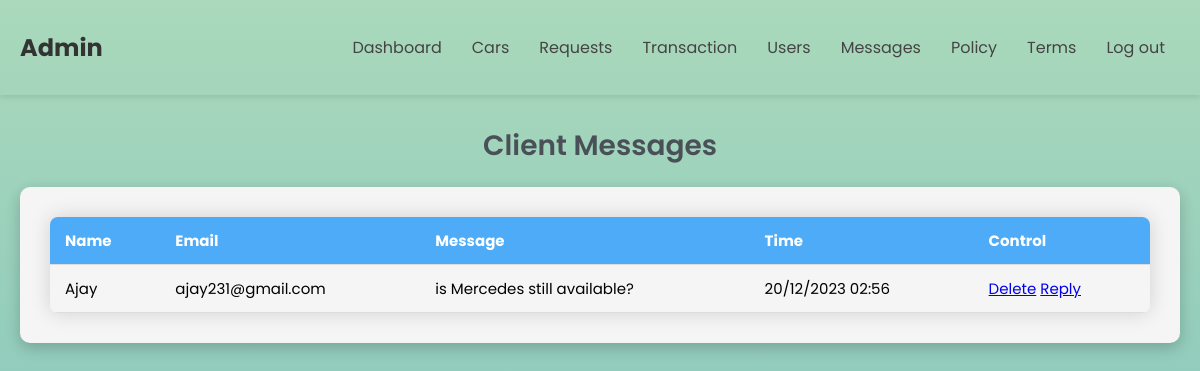
/admin/message.php (signed in), run on the app's committed database.
### tables this page shows
CREATE TABLE `messages` (
  `message_id` int(11) NOT NULL,
  `name` varchar(255) NOT NULL,
  `email` varchar(255) NOT NULL,
  `message` text NOT NULL,
  `time` timestamp NOT NULL DEFAULT current_timestamp()
);

### admin/message.php (the view, shortened to what this page needs)
<!DOCTYPE html>
<html lang="en">
  <head>
    <link rel="stylesheet" href="../css/responsive.css" type="text/css"/>
  </head>
  <body>
    <?php
      include 'menu.php';
    ?>
    <main>
      <section class="admin-table">
        <h2>Client Messages</h2>
        <div class="table-card">
          <?php
            include '../includes/config.php';
            $select = "SELECT * FROM messages ORDER BY message_id DESC";
            $result = $conn->query($select);
          ?>
          <div class="table-container">
            <table width="100%">
              <tr>
                <th>Name</th>
                <th>Email</th>
                <th>Message</th>
                <th>Time</th>
                <th>Control</th>
              </tr>
              <?php
              while ($row = $result->fetch_assoc()) {
              ?>
              <tr>
                <td><?php echo $row['name'] ?></td>
                <td><?php echo $row['email'] ?></td>
                <td><?php echo $row['message'] ?></td>
                <td><?php echo date('d/m/Y H:i', strtotime($row['time'])) ?></td>
                <td>
                  <a href="javascript:sureToApprove(<?php echo $row['message_id'];?>)">Delete</a>
                  <a href="mailto:<?php echo $row['email']?>">Reply</a>
                </td>
              </tr>
              <?php
                }
              ?>
            </table>
          </div>
        </div>
      </main>
  </body>
</html>

### css/responsive.css (style rules this page uses)
* { margin: 0; padding: 0; box-sizing: border-box; font-family: "Poppins", sans-serif; }
body { background-color: #fff; background-image: linear-gradient( to top, #80bcbd, #87c4bd, #91cbbd, #9dd2bc, #aad9bb ); background-size: cover; background-attachment: fixed; }
.card, .table-card { border-radius: 10px; box-shadow: 0 5px 15px rgba(0, 0, 0, 0.2); width: 550px; background-color: #f5f5f5; padding: 30px 30px; margin: 20px auto; }
.table-card { width: auto; }
main { max-width: 1300px; margin: 0 auto; padding: 20px; margin-bottom: 20px; }
.product-list, .admin-table { margin-top: 10px; }
.product-list h2, .admin-table h2 { margin-bottom: 20px; text-align: center; font-size: 28px; font-weight: 600; color: #495057; }
.table-container { overflow: hidden; border-radius: 8px; box-shadow: 0 0 20px rgba(0, 0, 0, 0.15); }
table { border-collapse: collapse; width: 100%; font-size: 15px; padding: 5px; }
th, td { padding: 12px 15px; }
th { background-color: #4dabf7; color: #ffffff; text-align: left; }
tr { border-bottom: 1px solid #dddddd; }
tr:nth-child(odd) { background-color: #f3f3f3; }

### data on the page
messages: name "Ajay", email "ajay231@gmail.com", message "is Mercedes still available?", time "20/12/2023 02:56"
